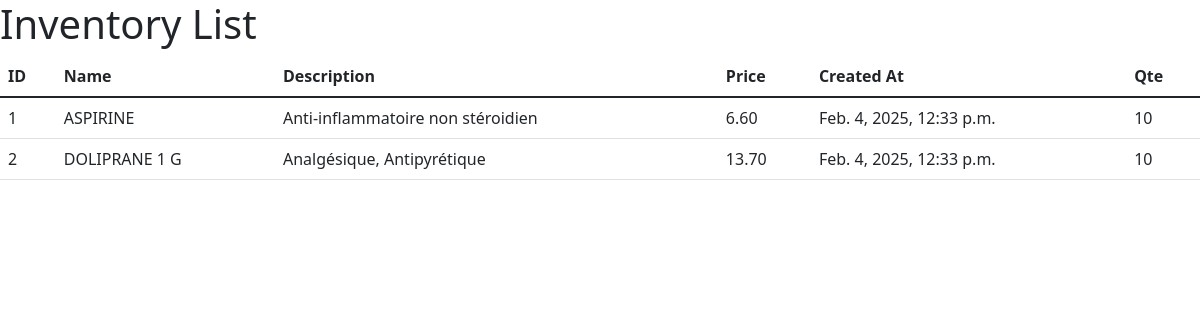
Screenshot of /inventory/inventory/list/ with the database file from the repository.
### inventory/models.py (models this page shows, shortened)
class Inventory(models.Model):
    id = models.OneToOneField(
        Product,
        on_delete=models.CASCADE,
        primary_key=True,
    )
    product = models.CharField(max_length=15)
    description = models.CharField(max_length=250)
    quantity = models.IntegerField(
        default=0,
        validators=[MinValueValidator(0)]
    )
    safety_stock = models.IntegerField(
        default=10,
        validators=[MinValueValidator(0)]
    )
    created_at = models.DateTimeField(auto_now_add=True)
    last_updated = models.DateTimeField(auto_now=True)
    expiry_date = models.DateField()
    selling_price = models.DecimalField(max_digits=10,decimal_places=2)
    @property
    def current_quantity(self):
        return self.quantity

class Product(models.Model):
    id = models.BigIntegerField(primary_key=True)
    product = models.CharField(max_length=255, unique=True)
    description = models.CharField(max_length=250)
    selling_price = models.DecimalField(
        max_digits=10,
        decimal_places=2,
        validators=[MinValueValidator(0.01)]
    )
    created_at = models.DateTimeField(auto_now_add=True)
    @property
    def get_selling_price(self):
        return self.selling_price

### inventory/views.py (the view)
# urls.py: path('inventory/list/', InventoryListView.as_view(), name='inventory_list'),
class InventoryListView(ListView):
    model = Inventory
    template_name = 'inventory/inventory_list.html'
    context_object_name = 'products'

### inventory/templates/inventory/inventory_list.html
{% extends 'inventory/base.html' %}
{% load static %}
{% block content %}
<h1>Inventory List</h1>
<table class="table">
    <thead>
        <tr>
            <th>ID</th>
            <th>Name</th>
            <th>Description</th>
            <th>Price</th>
            <th>Created At</th>
            <th>Qte</th>
        </tr>
    </thead>
    <tbody>
        {% for product in products %}
        <tr>
            <td>{{ product.id.id }}</td>
            <td>{{ product.id.product }}</td>
            <td>{{ product.id.description }}</td>
            <td>{{ product.selling_price }}</td>
            <td>{{ product.created_at }}</td>
            <td>{{ product.quantity }}</td>
        </tr>
        {% empty %}
        <tr>
            <td colspan="5">No products available.</td>
        </tr>
        {% endfor %}
    </tbody>
</table>
{% endblock %}

### rows the page displays
Inventory: id.id "1", id.product "ASPIRINE", id.description "Anti-inflammatoire non stéroidien", selling_price "6.60", created_at "Feb. 4, 2025, 12:33 p.m.", quantity "10"
Inventory: id.id "2", id.product "DOLIPRANE 1 G", id.description "Analgésique, Antipyrétique", selling_price "13.70", created_at "Feb. 4, 2025, 12:33 p.m.", quantity "10"
